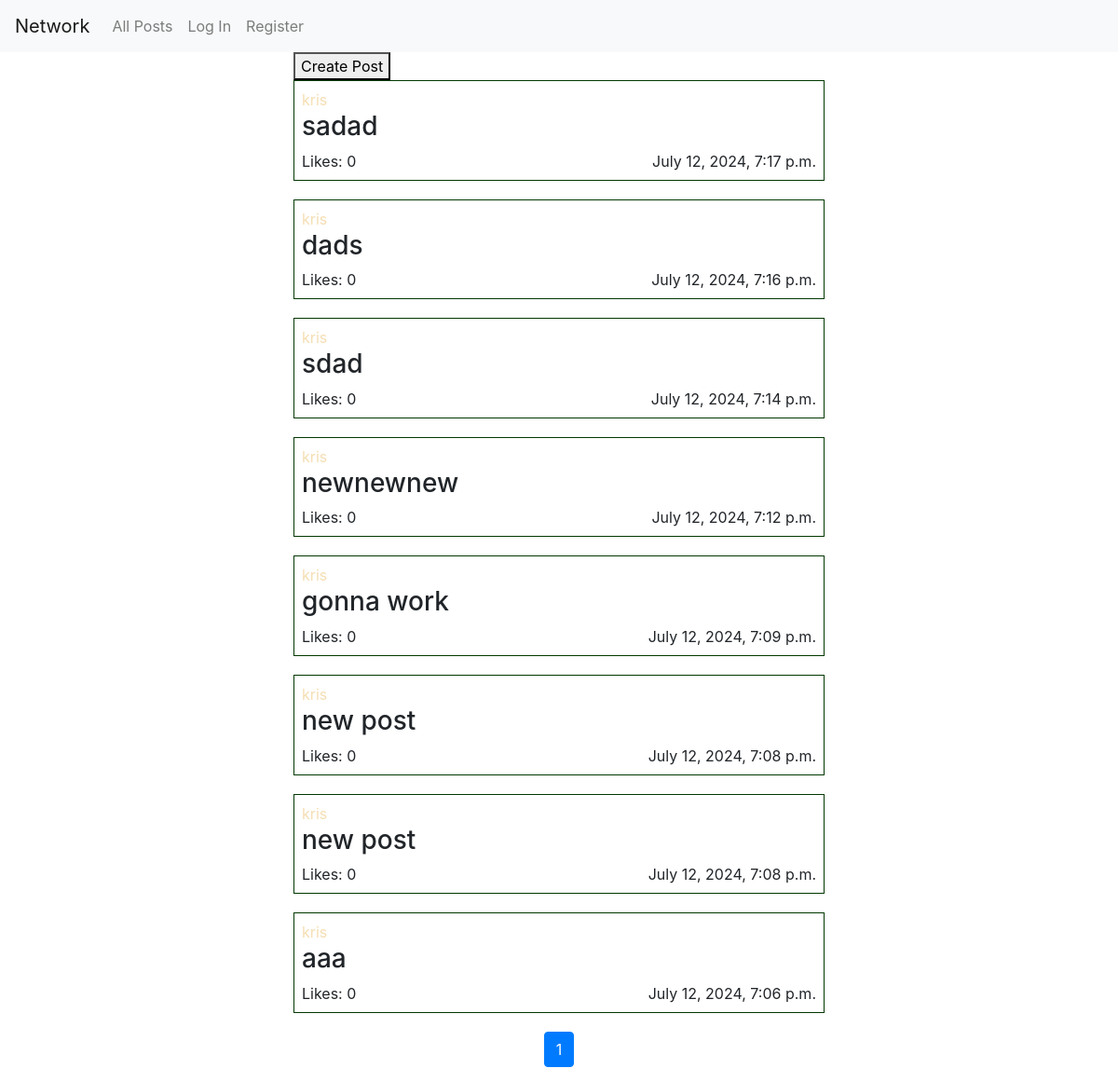
Before: / with the older database file.
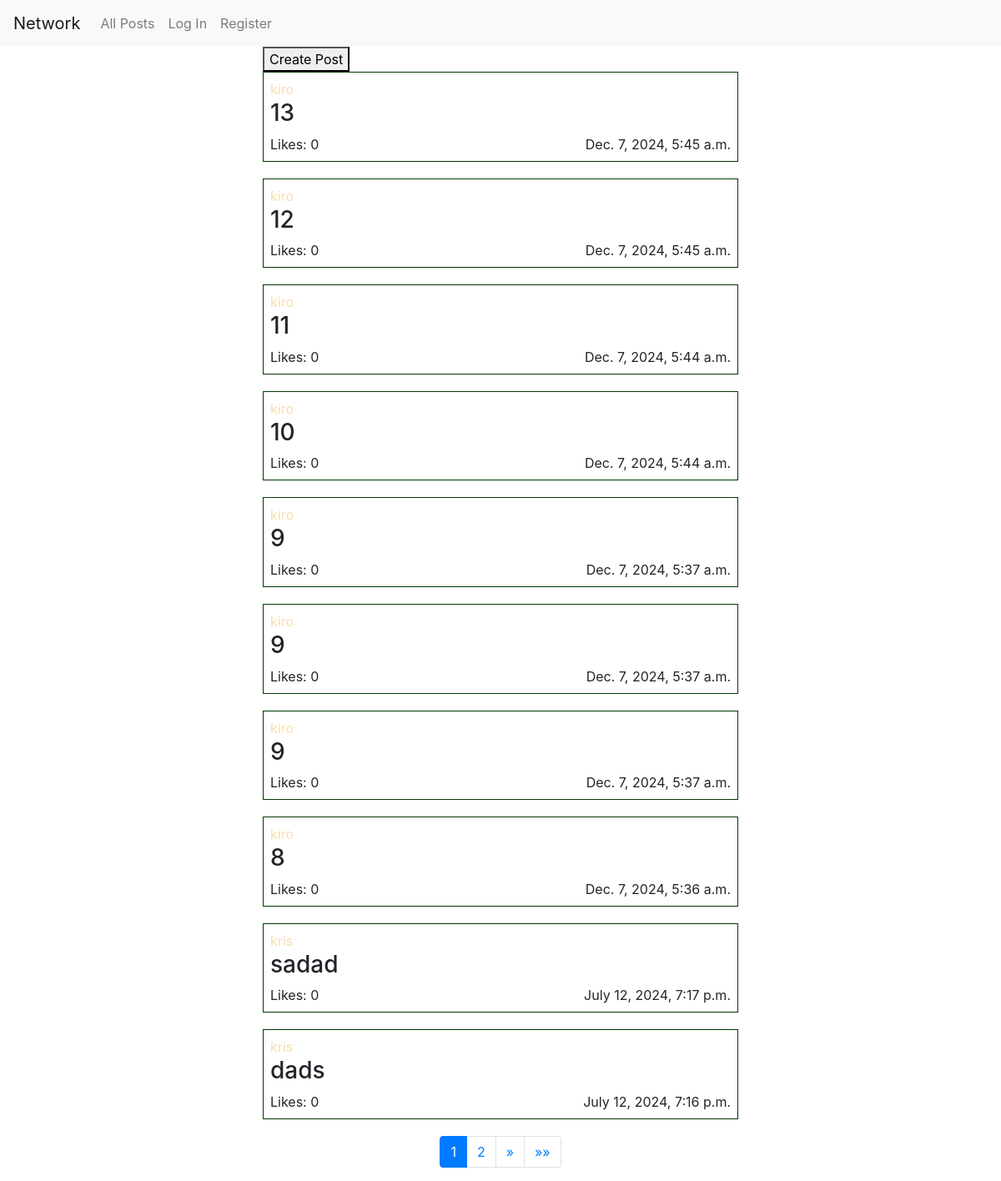
After: the same page with the newer database file.
### network/models.py (models this page shows)
class Post(models.Model):
    user = models.ForeignKey(User, on_delete=models.CASCADE, related_name="posts")
    title = models.TextField(max_length=128)
    body = models.TextField(max_length=1024)
    created_at = models.DateTimeField(auto_now_add=True)
    likes = models.IntegerField(default=0)

class User(AbstractUser):
    pass

### network/views.py (the view)
# urls.py: path("", views.index, name="index"),
def index(request):
    posts = Post.objects.all().order_by("-created_at")
    paginator = Paginator(posts, 10)
    page_number = request.GET.get('page')
    page_obj = paginator.get_page(page_number)
    return render(request, "network/index.html", {
        "page_obj": page_obj
    })

### network/templates/network/index.html (shortened to what this page needs)
{% extends "network/layout.html" %}
{% load static %}
{% block body %}
<div class="container">
  <button id="open-create-form">Create Post</button>
{% for post in page_obj %}
  <div class="post">
    <a href="{% url 'profile' post.user.id %}">
      <p>{{ post.user }}</p>
    </a>
    <h3>{{ post.title }}</h3>
    <div class="d-flex justify-content-between">
      <span>Likes: {{ post.likes }}</span>
      <span>{{ post.created_at }}</span>
    </div>
  </div>
{% endfor %}
<nav aria-label="Page navigation">
  <ul class="pagination justify-content-center">
    {% for num in page_obj.paginator.page_range %}
    {% if page_obj.number == num %}
    <li class="page-item active"><span class="page-link">{{ num }}</span></li>
    {% elif num > page_obj.number|add:'-3' and num < page_obj.number|add:'3' %}
    <li class="page-item"><a class="page-link" href="?page={{ num }}">{{ num }}</a></li>
    {% endif %}
    {% endfor %}
    {% if page_obj.has_next %}
    <li class="page-item">
      <a class="page-link" href="?page={{ page_obj.next_page_number }}" aria-label="Next">
        <span aria-hidden="true">&raquo;</span>
      </a>
    </li>
    <li class="page-item">
      <a class="page-link" href="?page={{ page_obj.paginator.num_pages }}" aria-label="Last">
        <span aria-hidden="true">&raquo;&raquo;</span>
      </a>
    </li>
    {% endif %}
  </ul>
</nav>
</div>
 {% endblock %}

Changed rows visible on the page:
no longer on this page (row unchanged): Post: user "kris", title "sdad", likes "0", created_at "July 12, 2024, 7:14 p.m."
no longer on this page (row unchanged): Post: user "kris", title "newnewnew", likes "0", created_at "July 12, 2024, 7:12 p.m."
no longer on this page (row unchanged): Post: user "kris", title "gonna work", likes "0", created_at "July 12, 2024, 7:09 p.m."
no longer on this page (row unchanged): Post: user "kris", title "new post", likes "0", created_at "July 12, 2024, 7:08 p.m."
no longer on this page (row unchanged): Post: user "kris", title "new post", likes "0", created_at "July 12, 2024, 7:08 p.m."
no longer on this page (row unchanged): Post: user "kris", title "aaa", likes "0", created_at "July 12, 2024, 7:06 p.m."
added Post: user "kiro", title "13", likes "0", created_at "Dec. 7, 2024, 5:45 a.m."
added Post: user "kiro", title "12", likes "0", created_at "Dec. 7, 2024, 5:45 a.m."
added Post: user "kiro", title "11", likes "0", created_at "Dec. 7, 2024, 5:44 a.m."
added Post: user "kiro", title "10", likes "0", created_at "Dec. 7, 2024, 5:44 a.m."
added Post: user "kiro", title "9", likes "0", created_at "Dec. 7, 2024, 5:37 a.m."
added Post: user "kiro", title "9", likes "0", created_at "Dec. 7, 2024, 5:37 a.m."
added Post: user "kiro", title "9", likes "0", created_at "Dec. 7, 2024, 5:37 a.m."
added Post: user "kiro", title "8", likes "0", created_at "Dec. 7, 2024, 5:36 a.m."
Other visible differences:
new list line: "2"
